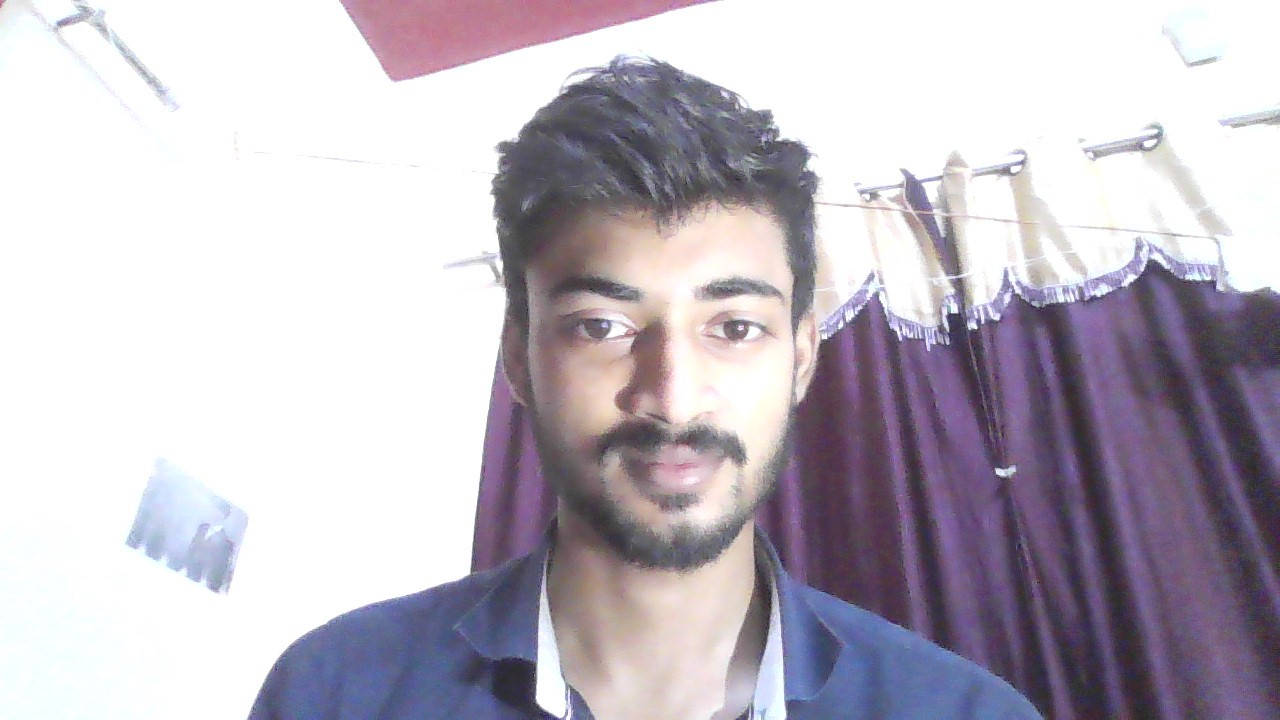
#> input picture known_faces/abhijeet.jpg, 1280 x 720 px, given in place of the camera
$ jupyter execute 'Face recognizer.ipynb'
#> lines starting #> are read from the running program, lines starting #| are printed output that depends on the picture; after the words box and inside, x2 and y2 are one past the last pixel; in counts of white or black regions, pixels touching at a corner belong together
[cell 1]
import cv2
def generate_dataset():
    face_classifier = cv2.CascadeClassifier("haarcascade_frontalface_default.xml")
    def face_cropped(img):
        gray = cv2.cvtColor(img,cv2.COLOR_BGR2GRAY)
        faces = face_classifier.detectMultiScale(gray, 1.3, 5)


        if faces is ():
            return None
        for (x,y,w,h) in faces:
            cropped_face = img[y:y+h,x:x+w]
        return cropped_face

    cap = cv2.VideoCapture(1)
    id =1
    img_id = 0

    while True:
        ret, frame = cap.read()
#> frame is the input picture: shape (720, 1280, 3); mean B, G, R 194.5, 184.5, 190.8
        if face_cropped(frame) is not None:
#> in face_cropped, `gray = cv2.cvtColor(img,cv2.COLOR_BGR2GRAY)`:
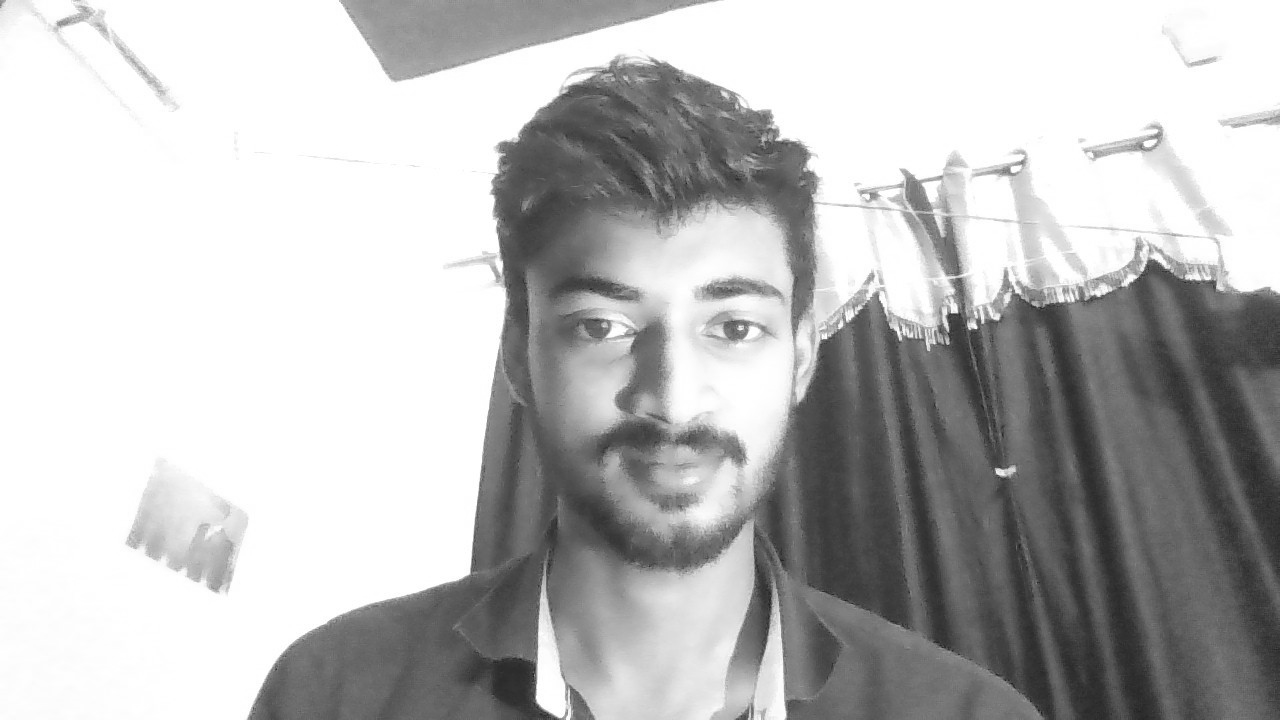
#> gray: shape (720, 1280); min 24, max 255, mean 187.6
#> in face_cropped, `faces = face_classifier.detectMultiScale(gray, 1.3, 5)`: faces = [[490, 181, 366, 366]]
#> the loop in face_cropped, `for (x,y,w,h) in faces:` made 1 pass
#> pass 1, in face_cropped, `cropped_face = img[y:y+h,x:x+w]`:
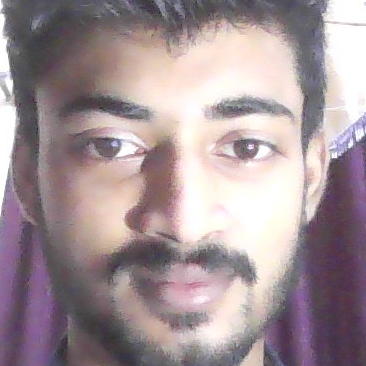
#> cropped_face: shape (366, 366, 3); mean B, G, R 151.5, 147.2, 162.9
            img_id+=1
#> img_id = 1
            face = cv2.resize(face_cropped(frame), (200,200))
#> the loop in face_cropped (call 2), `for (x,y,w,h) in faces:` made 1 pass
            face = cv2.cvtColor(face, cv2.COLOR_BGR2GRAY)
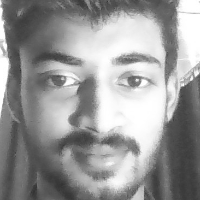
#> face: shape (200, 200); min 48, max 255, mean 152.3
            file_name_path = "C:/Users/sinha/OneDrive/Desktop/Face recogniser/data/user."+str(id)+"."+str(img_id)+".jpg"
            cv2.imwrite(file_name_path, face)
            cv2.putText(face, str(img_id), (50,50), cv2.FONT_HERSHEY_COMPLEX, 1, (0,255,0), 2)
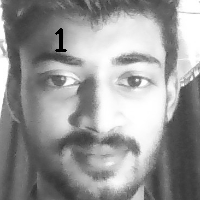
#> face: shape (200, 200); 0.31% of pixels changed, all inside (x1, y1, x2, y2) = (55, 28, 67, 52)

            cv2.imshow("Cropped face", face)

        if cv2.waitKey(1)==13 or int(img_id)==8: #13 is the ASCII character of Enter
#> (key Esc is pressed here)
            break

    cap.release()
    cv2.destroyAllWindows()
    print("Collecting samples is completed....")
generate_dataset()

$ run again, on known_faces/gunjanmaam.jpeg
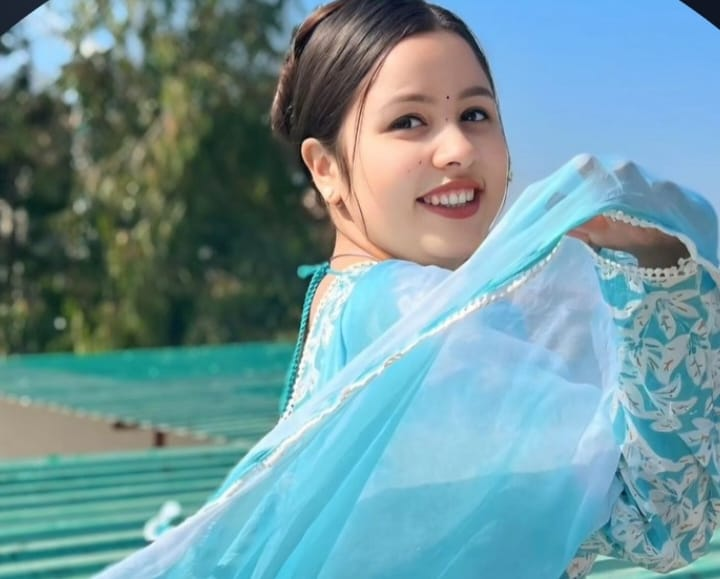
#> input picture known_faces/gunjanmaam.jpeg, 720 x 579 px, given in place of the camera
#> in generate_dataset, frame is the input picture: shape (579, 720, 3); mean B, G, R 156.4, 150.1, 111.9
#> faces = [[340, 43, 206, 206]]
#> the loop in face_cropped, `for (x,y,w,h) in faces:` made 1 pass
#> pass 1, in face_cropped, `cropped_face = img[y:y+h,x:x+w]`:
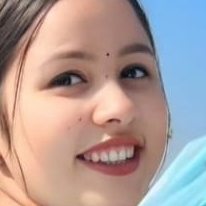
#> cropped_face: shape (206, 206, 3); mean B, G, R 152.9, 156.3, 173.8
#> img_id = 1
#> the loop in face_cropped (call 2), `for (x,y,w,h) in faces:` made 1 pass
#> in generate_dataset, `cv2.putText(face, str(img_id), (50,50), cv2.FONT_HERSHEY_COMPLEX, 1, (..`:
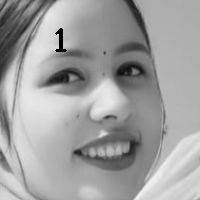
#> face: shape (200, 200); min 0, max 246, mean 160.4
